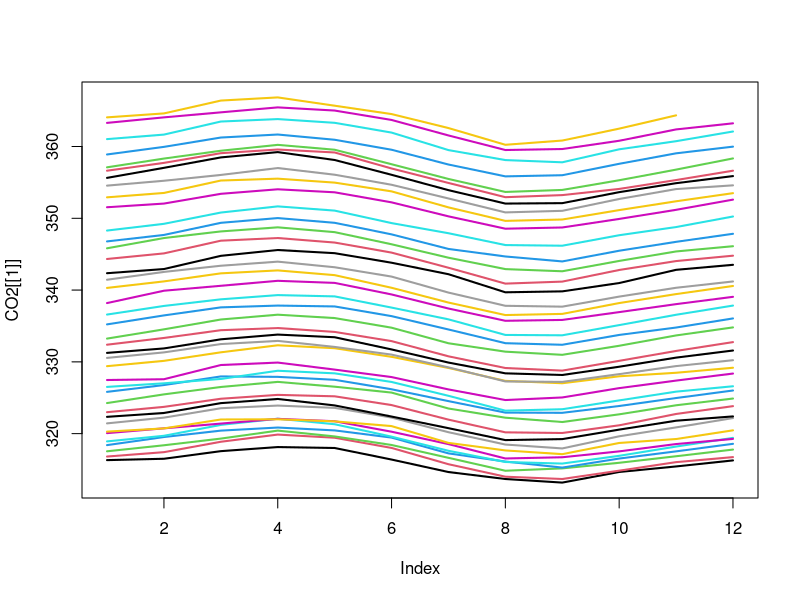

Write R code to recreate this figure.
# Plot month-average co2 (built-in dataset), stacked by year
t <- as.numeric(time(co2))
C <- cut(t, seq(floor(t[1]), 1+floor(tail(t, 1)), 1))
CO2 <- split(co2, C)

if (!interactive())
    pdf("co2-stack-years.pdf")
plot(CO2[[1]],type="l", ylim=range(co2), lwd=2)
for (i in 2:length(CO2))
    lines(CO2[[i]], col=i, lwd=2)
if (!interactive())
    dev.off()
